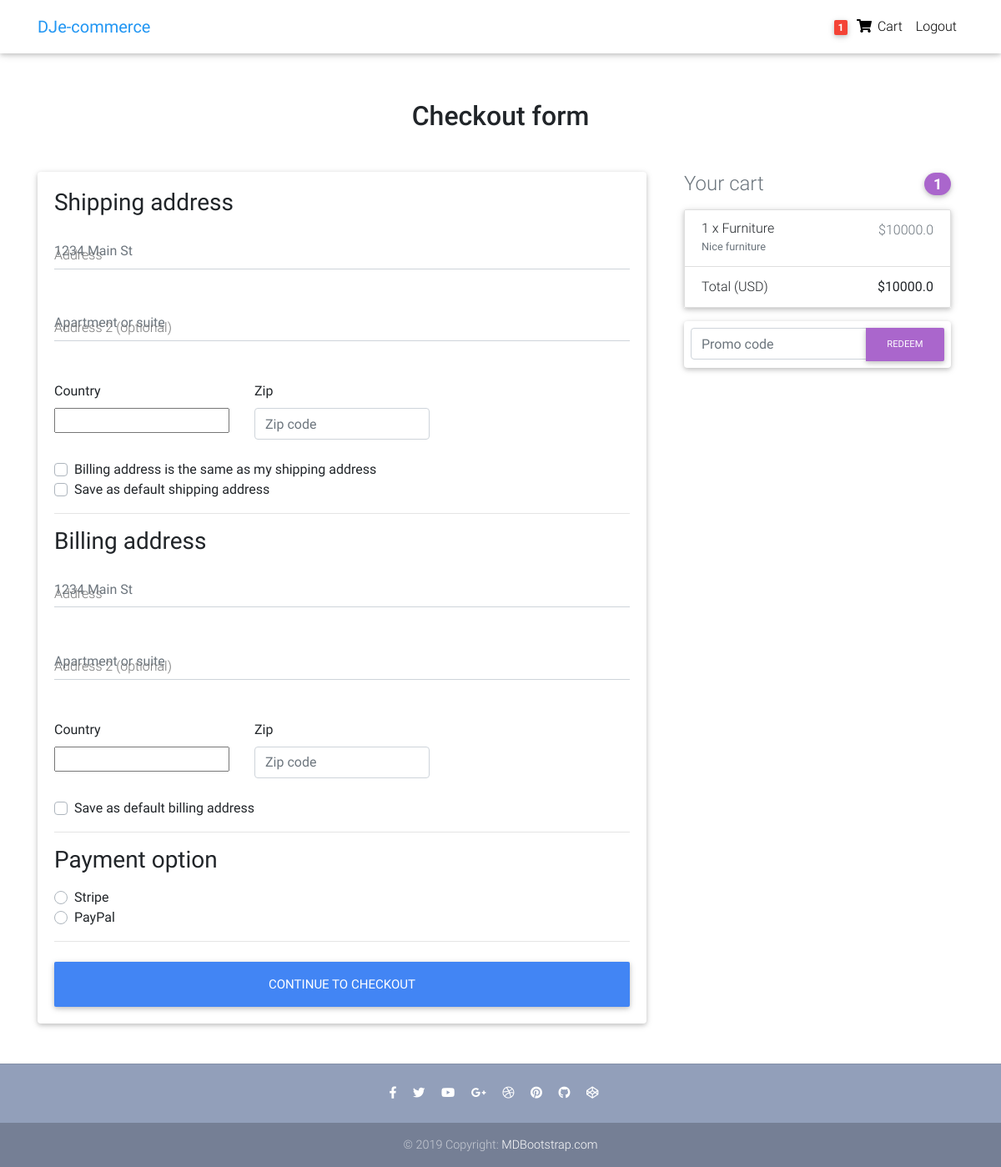
/checkout/ (signed in), run on an earlier commit of the app's database.
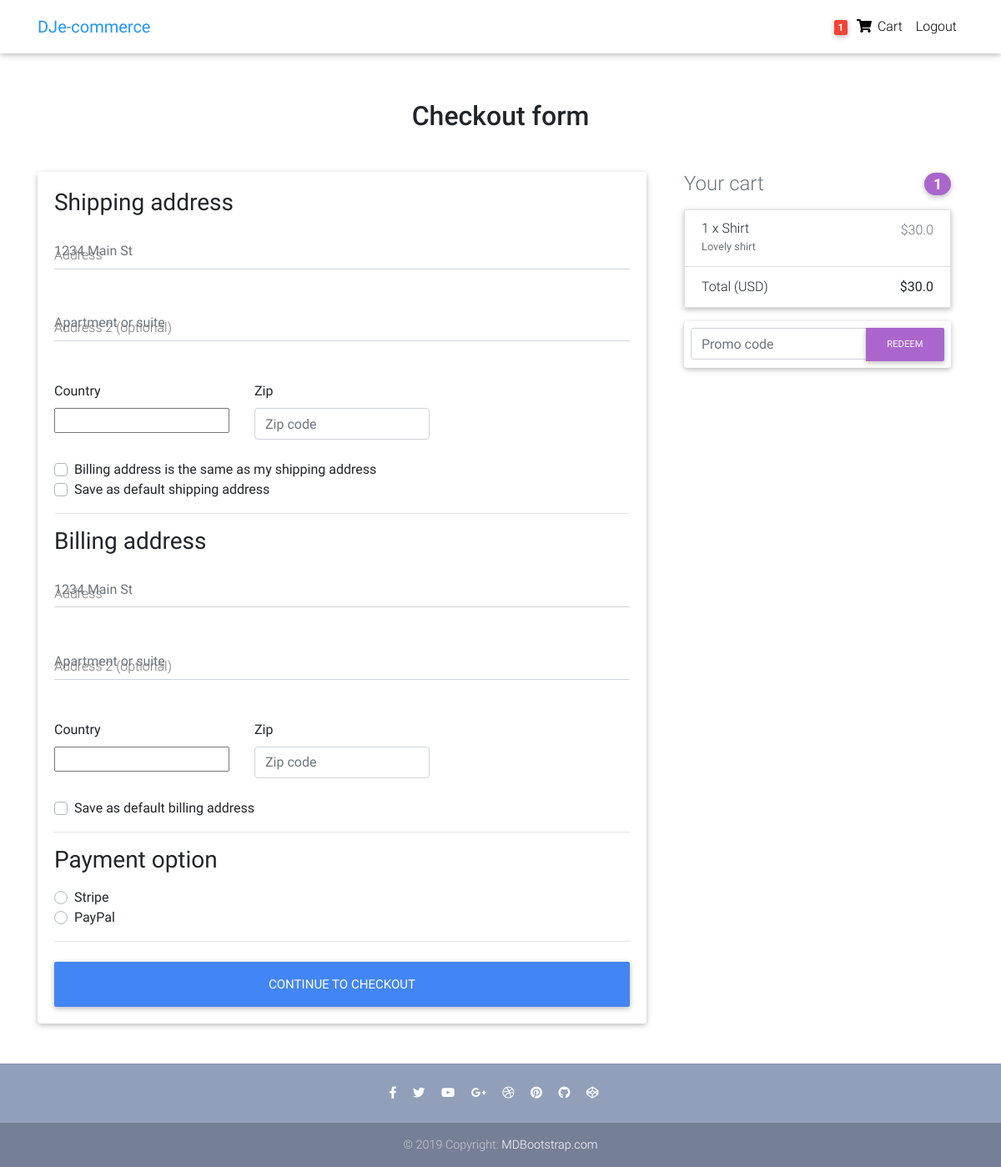
And on a later commit of the database.
### core/models.py (models this page shows, shortened)
class Order(models.Model):
    user = models.ForeignKey(settings.AUTH_USER_MODEL, on_delete=models.CASCADE)
    ref_code = models.CharField(max_length=20)
    items = models.ManyToManyField(OrderItem)
    start_date = models.DateTimeField(auto_now_add=True)
    ordered_date = models.DateTimeField()
    ordered = models.BooleanField(default=False)
    shipping_address = models.ForeignKey('Address', related_name='shipping_address', on_delete=models.SET_NULL, blank=True, null=True)
    billing_address = models.ForeignKey('Address', related_name='billing_address', on_delete=models.SET_NULL, blank=True, null=True)
    payment = models.ForeignKey('Payment', on_delete=models.SET_NULL, blank=True, null=True)
    coupon = models.ForeignKey('Coupon', on_delete=models.SET_NULL, blank=True, null=True)
    being_delivered = models.BooleanField(default=False)
    received = models.BooleanField(default=False)
    refund_requested = models.BooleanField(default=False)
    refund_granted = models.BooleanField(default=False)
    def get_total(self):
        total = 0
        for order_item in self.items.all():
            total += order_item.get_final_price()
        if self.coupon:
            total -= self.coupon.amount
        return total

class OrderItem(models.Model):
    user = models.ForeignKey(settings.AUTH_USER_MODEL, on_delete=models.CASCADE)
    item = models.ForeignKey(Item, on_delete=models.CASCADE)
    quantity = models.IntegerField(default=1)
    ordered = models.BooleanField(default=False)
    def get_total_item_price(self):
        return self.quantity * self.item.price
    def get_total_discount_item_price(self):
        return self.quantity * self.item.price
    def get_final_price(self):
        if self.item.discount_price:
            return self.get_total_discount_item_price()
        return self.get_total_item_price()

class Item(models.Model):
    title = models.CharField(max_length=100)
    price = models.FloatField()
    discount_price = models.FloatField(blank=True, null=True)
    category = models.CharField(choices=CATEGORY_CHOICES, max_length=2)
    label = models.CharField(choices=LABEL_CHOICES, max_length=1)
    slug = models.SlugField()
    description = models.TextField()
    image = models.ImageField()

### core/views.py (the view, shortened to what this page needs)
# urls.py: path('checkout/', CheckoutView.as_view(), name='checkout'),
class CheckoutView(View):
    def get(self, *args, **kwargs):
        try:
            form = CheckoutForm()
            order = Order.objects.get(user=self.request.user, ordered=False)
            context = {
                'form': form,
                'couponform': CouponForm(),
                "order": order,
                'DISPLAY_COUPON_FORM': True
            }
            shipping_address_qs = Address.objects.filter(
                user= self.request.user,
                address_type = 'S',
                default = True
            )
            if shipping_address_qs.exists():
                context.update({ 'default_shipping_address': shipping_address_qs[0]})
            billing_address_qs = Address.objects.filter(
                user= self.request.user,
                address_type = 'B',
                default = True
            )
            if billing_address_qs.exists():
                context.update({ 'default_billing_address': billing_address_qs[0]})
            return render(self.request, 'checkout.html', context)
        except ObjectDoesNotExist:
            messages.info(self.request, "You do not have an active order")
            return redirect("core:checkout")

### core/forms.py
class CheckoutForm(forms.Form):
    shipping_address = forms.CharField(required=False)
    shipping_address2 = forms.CharField(required=False)
    shipping_country = CountryField(blank_label='(select country)').formfield(
        required=False,
        widget=CountrySelectWidget(attrs={
            'class': 'custom-select d-block w-100',
        }))
    shipping_zip = forms.CharField(required=False)
    billing_address = forms.CharField(required=False)
    billing_address2 = forms.CharField(required=False)
    billing_country = CountryField(blank_label='(select country)').formfield(
        required=False,
        widget=CountrySelectWidget(attrs={
            'class': 'custom-select d-block w-100',
        }))
    billing_zip = forms.CharField(required=False)
    same_billing_address = forms.BooleanField(required=False)
    set_default_shipping = forms.BooleanField(required=False)
    use_default_shipping = forms.BooleanField(required=False)
    set_default_billing = forms.BooleanField(required=False)
    use_default_billing = forms.BooleanField(required=False)
    payment_option = forms.ChoiceField(
        widget=forms.RadioSelect, choices=PAYMENT_CHOICES)

### templates/checkout.html (shortened to what this page needs)
{% extends "base.html" %}
{% load crispy_forms_tags %}
{% block content %}
  <main >
    <div class="container wow fadeIn">
      <h2 class="my-5 h2 text-center">Checkout form</h2>
      <div class="row">
        <div class="col-md-8 mb-4">
          <div class="card">
            <form method="POST" class="card-body">
              <h3>Shipping address</h3>
              <div class='hideable_shipping_form'>
                <div class="md-form mb-5">
                  <input type='text' placeholder='1234 Main St' id='shipping_address' name='shipping_address' class='form-control' />
                  <label for="shipping_address" class="">Address</label>
                </div>
                <div class="md-form mb-5">
                  <input type='text' placeholder='Apartment or suite' id='shipping_address2' name='shipping_address2' class='form-control' />
                  <label for="shipping_address2" class="">Address 2 (optional)</label>
                </div>
                <div class="row">
                  <div class="col-lg-4 col-md-12 mb-4">
                    <label for="country">Country</label>
                    {{ form.shipping_country }}
                  </div>
                  <div class="col-lg-4 col-md-6 mb-4">
                    <label for="shipping_zip">Zip</label>
                    <input type='text' placeholder='Zip code' id='shipping_zip' name='shipping_zip' class='form-control' />
                  </div>
                </div>
                <div class="custom-control custom-checkbox">
                  <label class="custom-control-label" for="same_billing_address">Billing address is the same as my shipping address</label>
                </div>
                <div class="custom-control custom-checkbox">
                  <label class="custom-control-label" for="set_default_shipping">Save as default shipping address</label>
                </div>
              </div>
              <hr>
              <h3>Billing address</h3>
              <div class='hideable_billing_form'>
                <div class="md-form mb-5">
                  <input type='text' placeholder='1234 Main St' id='billing_address' name='billing_address' class='form-control' />
                  <label for="billing_address" class="">Address</label>
                </div>
                <div class="md-form mb-5">
                  <input type='text' placeholder='Apartment or suite' id='billing_address2' name='billing_address2' class='form-control' />
                  <label for="billing_address2" class="">Address 2 (optional)</label>
                </div>
                <div class="row">
                  <div class="col-lg-4 col-md-12 mb-4">
                    <label for="country">Country</label>
                    {{ form.billing_country }}
                  </div>
                  <div class="col-lg-4 col-md-6 mb-4">
                    <label for="billing_zip">Zip</label>
                    <input type='text' placeholder='Zip code' id='billing_zip' name='billing_zip' class='form-control' />
                  </div>
                </div>
                <div class="custom-control custom-checkbox">
                  <label class="custom-control-label" for="set_default_billing">Save as default billing address</label>
                </div>
              </div>
              <hr>
              <h3>Payment option</h3>
              <div class="d-block my-3">
                {% for value, name in form.fields.payment_option.choices %}
                <div class="custom-control custom-radio">
                  <label class="custom-control-label" for="{{ name }}">{{ name }}</label>
                </div>
                {% endfor %}
              </div>
              <hr class="mb-4">
              <button class="btn btn-primary btn-lg btn-block" type="submit">Continue to checkout</button>
            </form>
          </div>
        </div>
        <div class="col-md-4 mb-4">
          {% include "order_snippet.html" %}
        </div>
      </div>
    </div>
  </main>
{% endblock content %}

### templates/order_snippet.html (shortened to what this page needs)
<div class="col-md-12 mb-4">
    <h4 class="d-flex justify-content-between align-items-center mb-3">
    <span class="text-muted">Your cart</span>
    <span class="badge badge-secondary badge-pill">{{ order.items.count }}</span>
    </h4>
    <ul class="list-group mb-3 z-depth-1">
    {% for order_item in order.items.all %}
    <li class="list-group-item d-flex justify-content-between lh-condensed">
        <div>
        <h6 class="my-0">{{ order_item.quantity }} x {{ order_item.item.title}}</h6>
        <small class="text-muted">{{ order_item.item.description}}</small>
        </div>
        <span class="text-muted">${{ order_item.get_final_price }}</span>
    </li>
    {% endfor %}
    <li class="list-group-item d-flex justify-content-between">
        <span>Total (USD)</span>
        <strong>${{ order.get_total }}</strong>
    </li>
    </ul>
    {% if DISPLAY_COUPON_FORM %}
    <form class="card p-2" action="{% url 'core:add-coupon' %}" method="POST">
        <div class="input-group">
            {{ couponform.code }}
            <div class="input-group-append">
            <button class="btn btn-secondary btn-md waves-effect m-0" type="submit">Redeem</button>
            </div>
        </div>
    </form>
    {% endif %}
</div>

What changed in the data, as far as the page shows it:
removed Order: items.count "1", get_total "10000.0"
removed OrderItem: quantity "1", item "Furniture", item.description "Nice furniture", get_final_price "10000.0"
added Order: items.count "1", get_total "30.0"
added OrderItem: quantity "1", item "Shirt", item.description "Lovely shirt", get_final_price "30.0"
